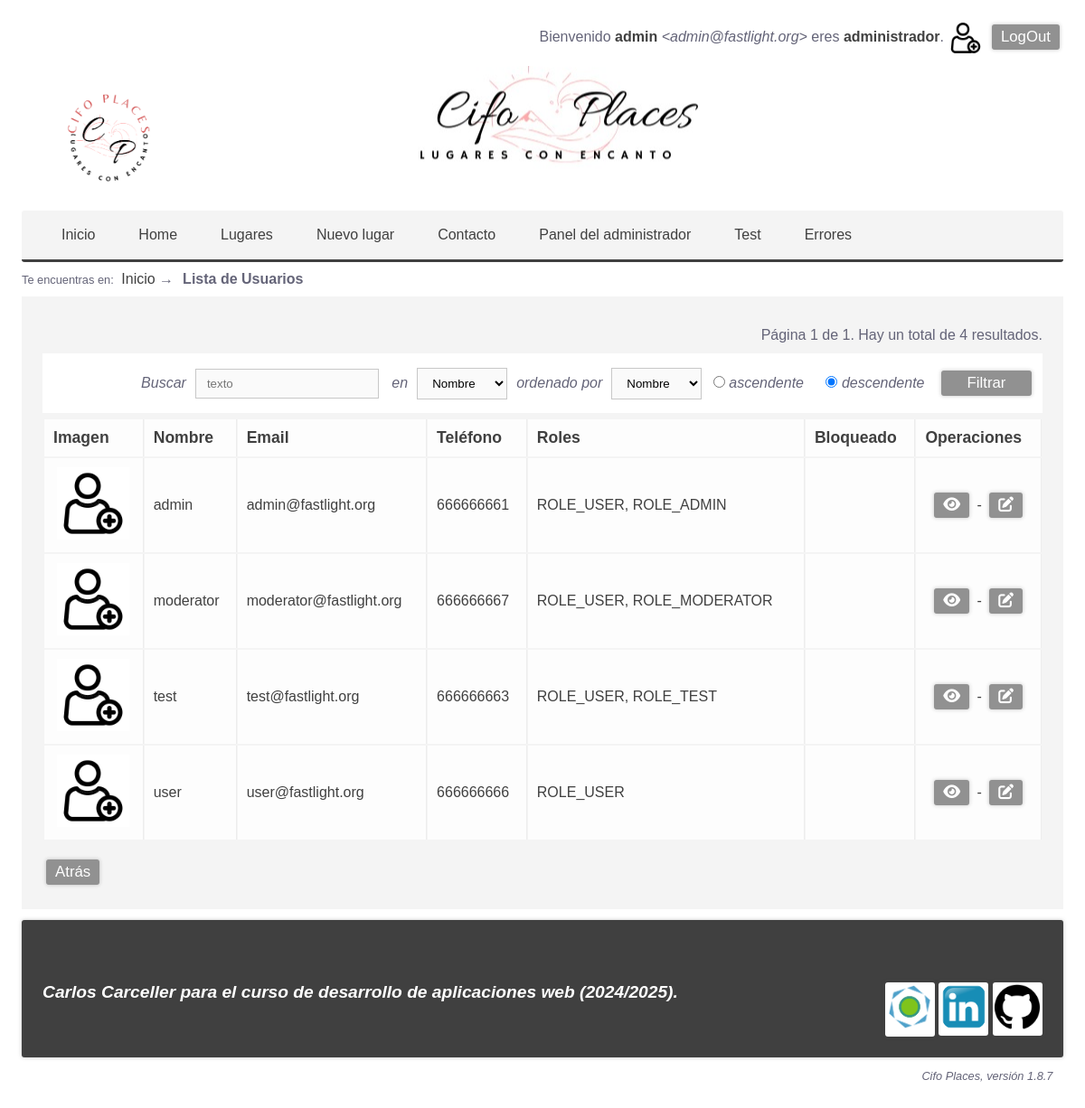
The page /User/list (signed in) on the database its author committed.
### tables this page shows
CREATE TABLE users(
	id INT PRIMARY KEY auto_increment,
	displayname VARCHAR(32) NOT NULL,
	email VARCHAR(255) NOT NULL UNIQUE KEY,
	phone VARCHAR(32) NOT NULL UNIQUE KEY,
	password VARCHAR(255) NOT NULL,
	roles VARCHAR(1024) NOT NULL DEFAULT '["ROLE_USER"]',
	templates VARCHAR(1024) NOT NULL DEFAULT '["BASE"]',
	picture VARCHAR(256) DEFAULT NULL,
	created_at TIMESTAMP NOT NULL DEFAULT CURRENT_TIMESTAMP,
	updated_at TIMESTAMP NULL DEFAULT NULL ON UPDATE CURRENT_TIMESTAMP
);

### mvc/views/user/list.php (the view, shortened to what the rows shown need)
 <!DOCTYPE html>
<html lang="es">
	<head>
		<link rel="stylesheet" href="https://cdnjs.cloudflare.com/ajax/libs/font-awesome/6.0.0/css/all.min.css">
		<?= $template->css() ?>
	</head>
	<body>
		<?= $template->login() ?>
		<main>
    		<?php if ($users) { ?>
    			<table class="table w100">
    				<tr>
    					<th>Imagen</th>
    					<th>Nombre</th>
    					<th>Email</th>
    					<th>Teléfono</th>
    					<th>Roles</th>
    					<th>Bloqueado</th>
    					<th class="centrado">Operaciones</th>
    				</tr>
    			<?php foreach ($users as $user){?>
    				<tr>
    					<td class="centrado">
    						<a href='/User/show/<?=$user->id?>'>
    							<img src="<?=USER_IMAGE_FOLDER.'/'.($user->picture ?? DEFAULT_USER_IMAGE)?>"
    								class="table-image" alt="Portada de <?= $user->displayname ?>"
    								title="Portada de <?= $user->displayname ?>">
    						</a>
    					</td>
    					<td><a href='/User/show/<?= $user->id ?>'><?=$user->displayname?></a></td>
    					<td><?= $user->email ?></td>
    					<td><?= $user->phone ?></td>
    					<td><?= implode(', ', $user->roles); ?></td>
    					<td><?= $user->blocked_at ?></td>
    					<td class="centrado">
    						<a class='button' href='/User/show/<?= $user->id ?>'title="Ver">
    							<i class="fas fa-eye"></i></a> -
    						<a class='button' href='/User/edit/<?= $user->id ?>'title="Editar">
    							<i class="fas fa-edit"></i></a>
    					</td>
    				</tr>
    			<?php } ?>
    			</table>
    			<?php }else{?>
    				<div class="danger p2">
    					<p>No hay usuarios que mostrar.</p>
    				</div>
    			<?php } ?>
		</main>
	</body>
</html>

### templates/Base.php (shortened to what the rows shown need)
<?php
class Base implements TemplateInterface{
    protected array $css = [
        'standard'  => '/css/base.css',
        'tablet'    => '/css/base_tablet.css',
        'phone'     => '/css/base_phone.css',
        'printer'   => '/css/base_printer.css'
    ];
    protected array $mediaQueries = [
        'standard'  => 'screen',
        'tablet'    => 'screen and (max-width: 850px) and (min-width: 451px)',
        'phone'     => 'screen and (max-width: 450px)',
        'printer'   => 'print'
    ];
    public function css(){
        $html = "\n";
        foreach($this->css as $device => $file){
            if($file){
                $html .= "\t\t<link rel='stylesheet' media='".($this->mediaQueries[$device])."' type='text/css' href='$file'>\n";
            }
        }
        return $html;
    }
    public function login(){
        if(Login::guest()){
            $html = "
            <div class='derecha'>
                <a class='button' href='/User/create'>Registro</a>
                <a class='button' href='/Login'>LogIn</a>
            </div>";
        }else{
            $user = Login::user();
            $html = "
            <div class='right'>
                <span class='pc'>Bienvenido</span>
                <a class='negrita' href='/User/show/".user()->id."'>
                    $user->displayname
                </a>
                <span class='pc cursiva'>&lt;$user->email&gt;</span>";
                if($user->isAdmin())
                    $html .= "
                <span class='pc'> eres
                    <a class='negrita' href='/Panel/admin'>administrador</a>.
                </span>";
                $html .= "
                <img class='xx-small middle my1'
                    src='".USER_IMAGE_FOLDER."/".($user->picture ?? DEFAULT_USER_IMAGE)."'
                    alt='Imagen de perfil'>
                <a class='button' href='/Logout'>LogOut</a>
            </div>";
        }
        return $html;
    }
}

### rows shown on the page
users: displayname "admin", email "admin@fastlight.org", phone "666666661", roles "ROLE_USER, ROLE_ADMIN"
users: displayname "moderator", email "moderator@fastlight.org", phone "666666667", roles "ROLE_USER, ROLE_MODERATOR"
users: displayname (placeholder picture), displayname "test", email "test@fastlight.org", phone "666666663", roles "ROLE_USER, ROLE_TEST"
users: displayname (placeholder picture), displayname "user", email "user@fastlight.org", phone "666666666", roles "ROLE_USER"

### other values the page prints
$miga "Inicio"
$miga "Lista de Usuarios"
$langs[$this->lang] "Página 1 de 1. Hay un total de 4 resultados."
form field campo "Nombre"
form field campoOrden "Nombre"
